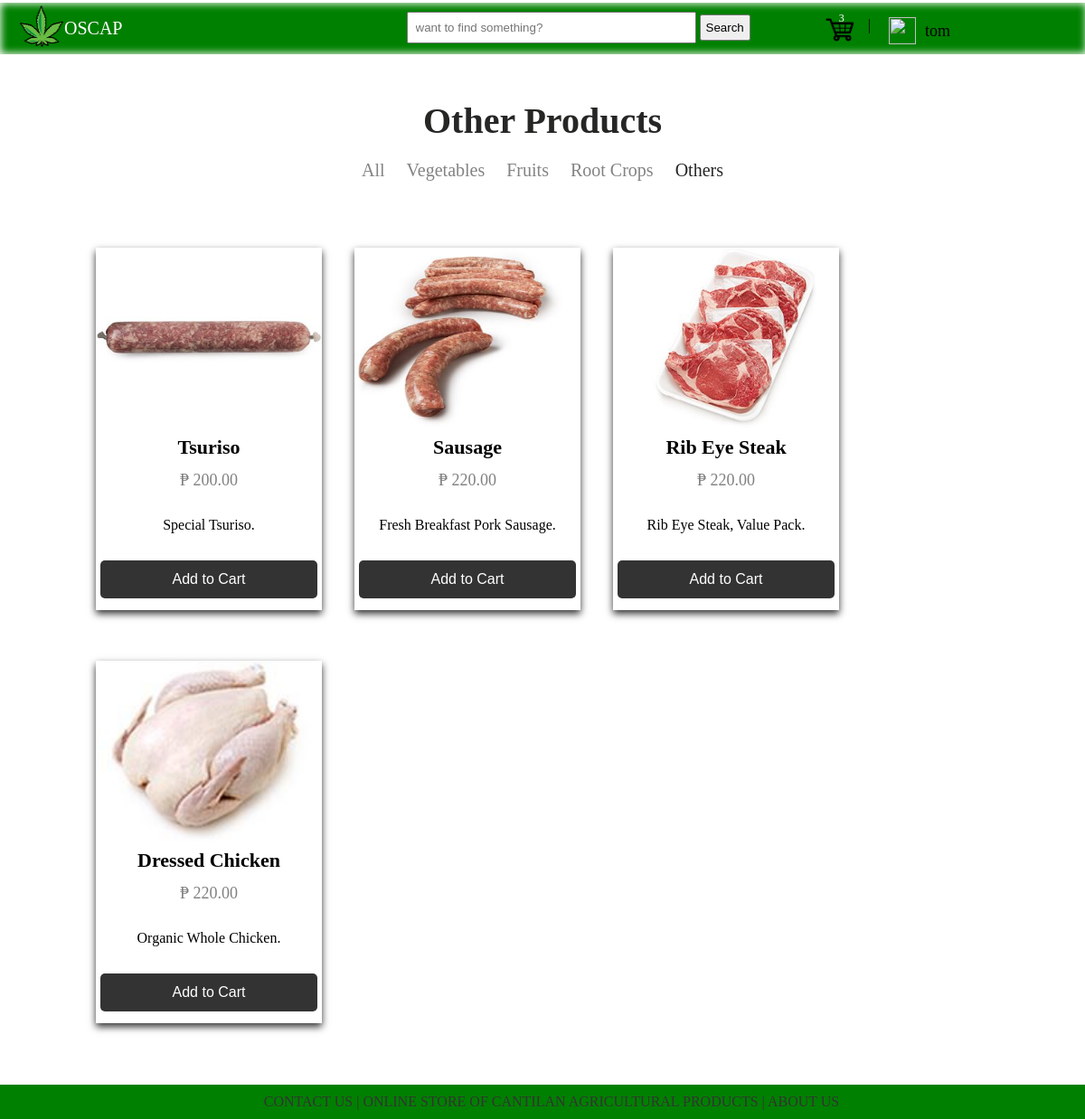
Screenshot of /others.php (signed in) with the database file from the repository.
### tables this page shows
CREATE TABLE IF NOT EXISTS `tbl_products` (
  `id` int(11) NOT NULL AUTO_INCREMENT,
  `name` varchar(50) NOT NULL,
  `short_description` varchar(50) NOT NULL,
  `description` longtext NOT NULL,
  `price` float NOT NULL,
  `category` varchar(50) NOT NULL,
  `status` varchar(2) NOT NULL,
  `image` varchar(50) NOT NULL,
  PRIMARY KEY (`id`)
);

### others.php (the view, shortened to what this page needs)
<?php require '~connection.php';
	$searchme = "false";
	$findme = "";
?>
<!DOCTYPE html>
<html>
<head>
	<link rel="stylesheet" type="text/css" href="~tomastyle.css">
</head>
<body>
			<div class = "homenav">
				<a href="index.php"><img class = "logoIMG" src="webimages/logo.png"></a><div class = "logoLABEL">OSCAP</div>
<form method="post" action="search.php" autocomplete="off">
				<div class = "leftsideNav">
					<div class = "searching">
					<input class = "inpsearch" type="text" name="text_search" placeholder="want to find something?" value = "<?php echo $findme; ?>">
					<input class = "btnsearch" type="submit" name="btn_search" value = "Search">
					</div>
</form>
					<?php if(isset($_SESSION["loggedin"])=="0"){ ?>
						<div class = "loginLOGO" ><a href="login.php">Login</a></div> <div class = "breaker"> | </div>
						<div class = "registerLOGO"> <a href="register.php">Register</a></div>
					<?php }else{ ?>
							<div class = "cartLOGO" ><a href="cart.php"><img src="webimages/cart.png"><div class = "cartItems"><?php displayCARTcount(); ?></div></a></div><div class = "breaker"> | </div>
							<div class = "accountLOGO"><img src="webimages/account.png"><div class = "accName"><?php echo $_SESSION['fname']; ?></div>
							</div>
					<?php } ?>
				</div>
	<div class = "contentLabel">
		<h1>Other Products</h1>
		<div class = "insideContentLabel">
			<a href="all.php" class = "notselected">All</a>
			<a href="Vegetables.php" class = "notselected">Vegetables</a>
			<a href="fruits.php" class = "notselected">Fruits</a>
			<a href="root_crops.php" class = "notselected">Root Crops</a>
			<a href="others.php" class = "selected">Others</a>
		</div>
	</div>
 <div class = "content">
		<?php
			global $conn;
			if($searchme == "false"){
			$sql_query = "select * from tbl_products where status = 1 and category = 'Others' order by id desc";
			}else{
				$sql_query = "select * from tbl_products where status = 1 and name like '%".$findme."%'";
			}
			$result = mysqli_query($conn, $sql_query);
			while($row = mysqli_fetch_array($result)){
		 ?>
			<div class = "card">
				<a href = "viewProduct.php?viewProduct=<?php echo $row['id']; ?>"><img class = "myimg" src="<?php	echo 'images/'. $row['image'] . ' '; ?>" /></a>
	  				<h1><?php echo $row['name']; ?></h1>
	 				<p class="price"> <?php echo "₱ ". $row['price'] . ".00"; ?></p>
	  				<p> <?php echo $row['short_description'] ?>.</p>
	  				<a href = "index.php?addtocart=<?php echo $row['id']; ?>"><p><button>Add to Cart</button></p></a>
			</div>
		<?php } ?>
</div>
		<div class = "footer"><a href="aboutAndContact.php">CONTACT US | ONLINE STORE OF CANTILAN AGRICULTURAL PRODUCTS | ABOUT US</a></div>
</body>
</html>
<?php function displayCARTcount(){
global $conn, $count;
$my_id = $_SESSION['user_id'];
	$sql = "select * from tbl_mycart where quantity > 0 and user_id = '$my_id'";
	$result = mysqli_query($conn, $sql);
		while ($row = mysqli_fetch_array($result)) {
			$count = $count + 1;
		}
echo $count;
} ?>

### ~tomastyle.css (style rules this page uses)
* { margin: 0px; padding: 0px; }
body { width: 100%; overflow-x: hidden; }
.footer { width: 100%; background-color: green; text-align: center; float: left; padding: 10px; margin-top: 20px; }
.footer a { color: #333; text-decoration: none; }
.homenav { margin-top: 3px; width: 100%; background-color: green; padding: 1px; box-shadow: 0 0 8px 1px white inset; position: sticky; top: 0; }
.homenav a { color: white; text-decoration: none; }
.logoIMG { width: 50px; height: 50px; margin-left: 20px; float: left; }
.leftsideNav { float: right; margin-top: -40px; margin-right: 100px; }
.searching { float: left; margin-right: 80px; margin-top: -6px; }
.inpsearch { width: 300px; padding: 8px; }
.btnsearch { padding: 5px; }
.cartLOGO { float: left; margin-right: 10px; margin-top: -6px; }
.cartLOGO img { width: 40px; height: 40px; }
.cartItems { margin-top: -44px; margin-left: 18px; position: absolute; font-size: 12px; color: white; }
.accountLOGO { float: left; padding-left: 10px; margin-right: 50px; }
.accountLOGO img { width: 30px; height: 30px; }
.accName { float: right; padding-top: 5px; margin-left: 10px; font-size: 18px; color: black; }
.breaker { float: left; margin-right: 10px; }
.logoLABEL { padding: 16px; font-size: 20px; color: white; }
.contentLabel { text-align: center; padding: 30px; }
.contentLabel h1 { color: #262625; font-size: 40px; padding-top: 20px; }
.contentLabel a { text-decoration: none; }
.notselected { color: #838383; font-size: 20px; padding: 10px; }
.selected { color: #262625; font-size: 20px; padding: 10px; }
.insideContentLabel { margin-top: 20px; margin-bottom: 20px; }
.content { width: 85%; padding: 8px; margin: auto; }
.card { box-shadow: 0 4px 8px 0 rgba(0, 0, 0, 0.8); width: 250px; margin: auto; text-align: center; display: inline-block; margin: 16px 16px 40px 16px; }
.card button { border: none; outline: 0; padding: 12px; color: white; background-color: #333; text-align: center; cursor: pointer; width: 100%; font-size: 16px; border-radius: 5px; margin-bottom: -20px; }
.price { color: grey; font-size: 18px; padding: 5px; }
.card p { padding: 5px; }
.card h1 { padding: 4px 0px 8px 0px; font-size: 22px; }
.myimg { width: 100%; height: 200px; }
.descriProduct h1, h2, h3, p { margin-bottom: 20px; }

### rows the page displays
tbl_products: image (picture), name "Tsuriso", price "200", short_description "Special Tsuriso"
tbl_products: image (picture), name "Sausage", price "220", short_description "Fresh Breakfast Pork Sausage"
tbl_products: image (picture), name "Rib Eye Steak", price "220", short_description "Rib Eye Steak, Value Pack"
tbl_products: image (picture), name "Dressed Chicken", price "220", short_description "Organic Whole Chicken"

### other values shown
$count "3"
$_SESSION['fname'] "tom"
